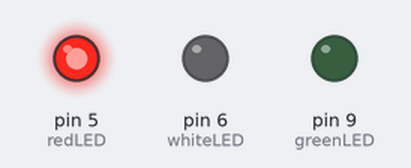
A sketch run on a simulated Arduino Uno, built with avr-gcc and run on an emulated ATmega328P. On the bench: output pins drawn as LEDs (lit = HIGH).

Above: at 0.2 s.
At 1.5 s:
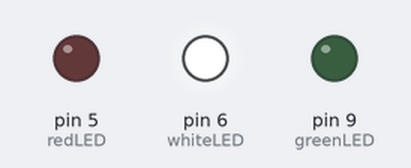
At 3.5 s:
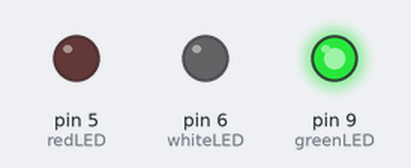
At 4.5 s:
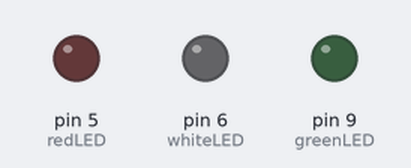
Timing chart, 0 to 6.5 s (numbered marks = the images above):
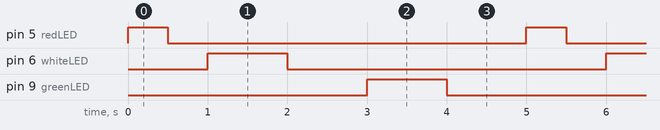

Measured:
- by itself, pin 5 (redLED): alternates HIGH for 0.50 s and LOW for 4.5 s
- by itself, pin 6 (whiteLED), pin 9 (greenLED): alternates HIGH for 1.0 s and LOW for 4.0 s
- by itself, everything shown: repeats every 5.0 s, in 6 steps

The sketch:

led_blink.ino
```cpp
int redLED = 5;
int whiteLED = 6;
int greenLED = 9;

void setup() {
  pinMode(redLED,OUTPUT);
  pinMode(whiteLED,OUTPUT);
  pinMode(greenLED,OUTPUT);
  // put your setup code here, to run once:

}

void loop() {
  digitalWrite(redLED,HIGH);
  delay(500);
  digitalWrite(redLED,LOW);
  delay(500);
  digitalWrite(whiteLED,HIGH);
  delay(1000);
  digitalWrite(whiteLED,LOW);
 delay(1000);
 digitalWrite(greenLED,HIGH);
  delay(1000);
  digitalWrite(greenLED,LOW);
 delay(1000);// put your main code here, to run repeatedly:

}
```
